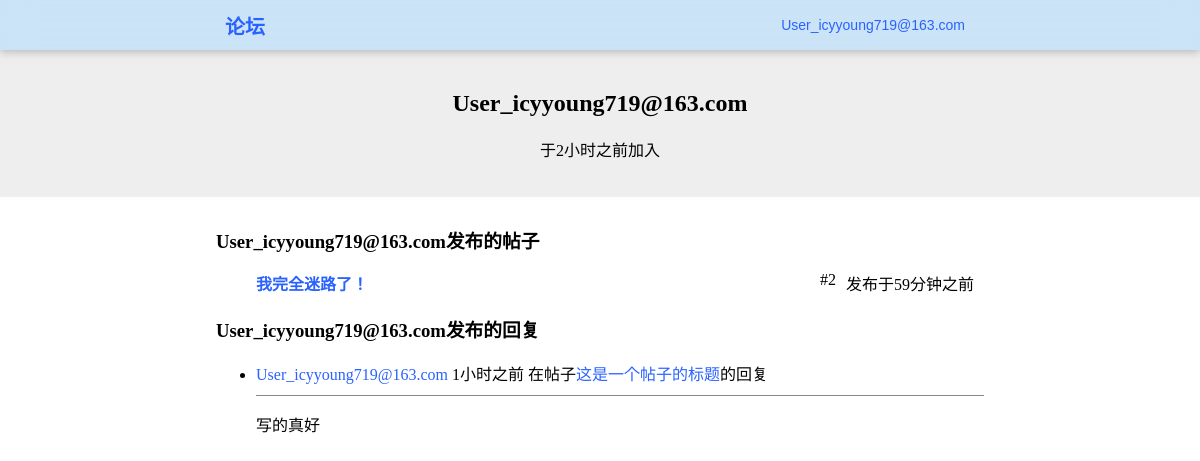
Screenshot of /user/icyyoung719@163.com/ (signed in) with the database file from the repository.
### HustRava_app/models.py (models this page shows, shortened)
class User(models.Model):
    name = models.CharField(max_length=30,blank=True)
    email = models.EmailField(unique=True)
    password = models.CharField(max_length=30)
    created_at = models.DateTimeField(auto_now_add=True)
    bio = models.TextField(max_length = 100, blank=True)

class Post(models.Model):
    title = models.CharField(max_length=100)
    content = models.TextField()
    created_at = models.DateTimeField(auto_now_add=True)
    author = models.ForeignKey('User', on_delete = models.CASCADE, related_name = "posts")
    like_nums = models.IntegerField(default = 0)
    is_topped = models.BooleanField("置顶帖子", default=False)

class Comment(models.Model):
    content = models.TextField()
    created_at = models.DateTimeField(auto_now_add=True)
    author = models.ForeignKey('User', on_delete = models.CASCADE, related_name = "comments")
    post = models.ForeignKey('Post', on_delete = models.CASCADE, related_name = "comments")
    like_nums = models.IntegerField(default = 0)

### HustRava_app/views.py (the view)
# urls.py: path('user/<str:user_email>/', views.user, name="user"),                     # 用户 GET
def user(request, user_email):
    try:
        user = User.objects.get(email = user_email)
    except:
        raise Http404("用户不存在")
    if "logged_in_user" in request.session:
        return render(request, 'user.html', {
            'user': user,
            'posts': Post.objects.filter(author=user),
            'comments': Comment.objects.filter(author=user),
            'logged_in_user': request.session["logged_in_user"],
            'logged_in_user_email': request.session["logged_in_user_email"]
        })
    else:
        return render(request, 'user.html', {
            'user': user,
            'posts': Post.objects.filter(author=user),
            'comments': Comment.objects.filter(author=user),
        })

### HustRava_app/templates/user.html (shortened to what this page needs)
{% load humanize %}
{% load static %}
<!DOCTYPE html>
<html>
    <head>
        <link rel="stylesheet" type="text/css" href="{% static 'style.css' %}" />
        <link rel="stylesheet" type="text/css" href="{% static 'style-forum.css' %}" />
        <link rel="stylesheet" type="text/css" href="{% static 'style-dark.css' %}" />
    </head>
    <body>
        <header class="header">
            <a href="/" class="a-button header-title">论坛</a>
            {% if logged_in_user %}
                <div class="dropdown">
                    <button class="button-dropdown">{{ logged_in_user }}</button>
                </div>
            {% else %}
                <a onclick="toggle_theme()" style="cursor: pointer;">切换主题</a>
                <a href="/login/" class="a-button"><button class="button-white">登录</button></a>
                <a href="/register/" class="a-button"><button>注册</button></a>
            {% endif %}
        </header>
            <div id="main">
                <div class="banner">
                    <h2>{{ user.name }}</h2>
                    <p title="{{ user.created_at }}">于{{ user.created_at|naturaltime }}加入</p>
                </div>
                <div class="content">
                    {% if posts %}
                        <h3>{{ user.name }}发布的帖子</h3>
                        <ul class="post-list">
                            {% for post in posts %}
                                <li class="flex">
                                    <a href="/post/{{ post.id }}/"><b>{{ post.title }}</b></a>
                                    <div class="header-spacer"></div>
                                    <span>#{{ post.id }}</span>
                                    <span><span title="{{ post.created_at }}">发布于{{ post.created_at|naturaltime }}</span></span>
                                </li>
                            {% endfor %}
                        </ul>
                    {% else %}
                        <p>
                            <a href="/user/{{ user.email }}/"><b>{{ user.name }}</b></a>
                            <span>还没有发过帖子哦！</span>
                        </p>
                    {% endif %}
                    {% if comments %}
                        <h3>{{ user.name }}发布的回复</h3>
                        <ul class="comment-list">
                            {% for comment in comments %}
                                <li>
                                    <a href="/user/{{ comment.author.email }}">{{ comment.author.name }}</a>
                                    <span title="回复于{{ comment.created_at }}">{{ comment.created_at|naturaltime }}</span>
                                    <span>在帖子</span><a href="/post/{{ comment.post.id }}">{{ comment.post.title }}</a><span>的回复</span>
                                    <div class="hr"></div>
                                    {{ comment.content|linebreaks }}
                                </li>
                            {% endfor %}
                        </ul>
                    {% else %}
                        <p>
                            <a href="/user/{{ user.email }}/"><b>{{ user.name }}</b></a>
                            <span>还没有发过回复哦！</span>
                        </p>
                    {% endif %}
                </div>
            </div>
    </body>
</html>

### HustRava_app/static/style.css (style rules this page uses)
body { margin: 0; }
h1, h2, h3, h4, h5, h6, p { color: black; }
a { text-decoration: none; border: none; color: #2962FF; transition-duration: 0.3s; transition-timing-function: ease; border-bottom: 1px solid transparent; }
button, input[type="submit"] { padding: 7px 10px; font-size: 14px; color: #E3F2FD; border-radius: 3px; border: none; background-color: #2962FF; cursor: pointer; transition-duration: 0.3s; transition-timing-function: ease; }
.a-button { border: none !important; }
.header { width: 100%; height: 50px; background-color: #BBDEFBAA; backdrop-filter: blur(16px); box-shadow: 0px 2px 8px #8888; position: fixed; top: 0; left: 0; z-index: 100; display: flex; justify-content: center; align-items: center; }
.header * { margin: 0 3px; }
.header-spacer { -webkit-box-flex: 1; flex-grow: 1; margin: 0; }
.header-title { font-size: 20px; font-weight: bold; }
.dropdown { position: relative; display: inline-block; }
.button-dropdown { background: transparent; color: #2962FF; margin: 0; }

### HustRava_app/static/style-forum.css (style rules this page uses)
.banner { padding-top: 70px; padding-bottom: 20px; text-align: center; background-color: #EEE; }
.content { padding: 10px 18%; }
.flex { display: flex; }
.flex > * { margin-right: 10px; }
.hr { margin: 10px 0; border-top: 1px solid #888; }

### HustRava_app/static/style-dark.css (style rules this page uses)
body, .header, #footer, h1, h2, h3, h4, h5, h6, p, span { transition: background-color 0.2s ease, color 0.2s ease; }

### rows the page displays
User: name "User_icyyoung719@163.com", created_at "2小时之前"
Post: title "我完全迷路了！", id "2", created_at "59分钟之前"
Comment: author.name "User_icyyoung719@163.com", created_at "1小时之前", post "这是一个帖子的标题", content "写的真好"
